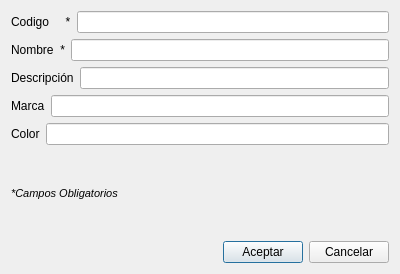
<?xml version="1.0" encoding="UTF-8"?>
<ui version="4.0">
 <class>Dialog</class>
 <widget class="QDialog" name="Dialog">
  <property name="geometry">
   <rect>
    <x>0</x>
    <y>0</y>
    <width>400</width>
    <height>274</height>
   </rect>
  </property>
  <property name="windowTitle">
   <string>Dialog</string>
  </property>
  <layout class="QVBoxLayout" name="verticalLayout_5">
   <item>
    <layout class="QVBoxLayout" name="verticalLayout_4">
     <item>
      <layout class="QVBoxLayout" name="verticalLayout_3">
       <item>
        <layout class="QHBoxLayout" name="horizontalLayout_2">
         <item>
          <widget class="QLabel" name="label_2">
           <property name="text">
            <string>Codigo     *</string>
           </property>
          </widget>
         </item>
         <item>
          <widget class="QLineEdit" name="le_codigo"/>
         </item>
        </layout>
       </item>
       <item>
        <layout class="QHBoxLayout" name="horizontalLayout_3">
         <item>
          <widget class="QLabel" name="label_3">
           <property name="text">
            <string>Nombre  *</string>
           </property>
          </widget>
         </item>
         <item>
          <widget class="QLineEdit" name="le_nombre"/>
         </item>
        </layout>
       </item>
       <item>
        <layout class="QHBoxLayout" name="horizontalLayout_4">
         <item>
          <widget class="QLabel" name="label_4">
           <property name="text">
            <string>Descripción</string>
           </property>
          </widget>
         </item>
         <item>
          <widget class="QLineEdit" name="le_descripcion"/>
         </item>
        </layout>
       </item>
       <item>
        <layout class="QHBoxLayout" name="horizontalLayout_5">
         <item>
          <widget class="QLabel" name="label_5">
           <property name="text">
            <string>Marca</string>
           </property>
          </widget>
         </item>
         <item>
          <widget class="QLineEdit" name="le_marca"/>
         </item>
        </layout>
       </item>
       <item>
        <layout class="QVBoxLayout" name="verticalLayout">
         <item>
          <layout class="QHBoxLayout" name="horizontalLayout_6">
           <item>
            <widget class="QLabel" name="label_6">
             <property name="text">
              <string>Color</string>
             </property>
            </widget>
           </item>
           <item>
            <widget class="QLineEdit" name="le_color"/>
           </item>
          </layout>
         </item>
         <item>
          <widget class="QLabel" name="label">
           <property name="font">
            <font>
             <pointsize>8</pointsize>
             <weight>50</weight>
             <italic>true</italic>
             <bold>false</bold>
            </font>
           </property>
           <property name="text">
            <string>*Campos Obligatorios</string>
           </property>
          </widget>
         </item>
        </layout>
       </item>
      </layout>
     </item>
     <item>
      <layout class="QHBoxLayout" name="horizontalLayout">
       <item>
        <spacer name="horizontalSpacer">
         <property name="orientation">
          <enum>Qt::Horizontal</enum>
         </property>
         <property name="sizeHint" stdset="0">
          <size>
           <width>40</width>
           <height>20</height>
          </size>
         </property>
        </spacer>
       </item>
       <item>
        <widget class="QPushButton" name="btn_aceptar">
         <property name="text">
          <string>Aceptar</string>
         </property>
        </widget>
       </item>
       <item>
        <widget class="QPushButton" name="btn_cancelar">
         <property name="text">
          <string>Cancelar</string>
         </property>
        </widget>
       </item>
      </layout>
     </item>
    </layout>
   </item>
  </layout>
 </widget>
 <resources/>
 <connections/>
</ui>
